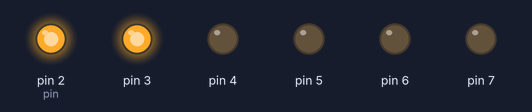
Bench run of a sketch on a simulated Arduino Uno, built with avr-gcc and run on an emulated ATmega328P. On the bench: output pins drawn as LEDs (lit = HIGH).

Above: at 0.07 s.
At 0.22 s:
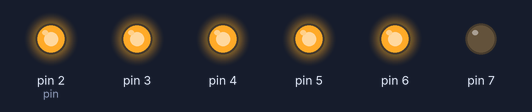
At 0.5 s:
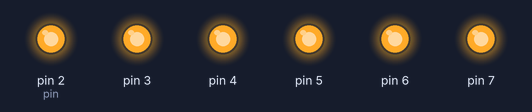
At 3.87 s:
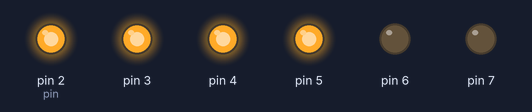
At 4.02 s:
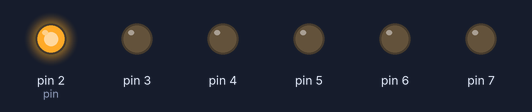
At 8.6 s:
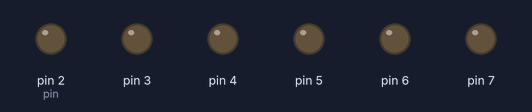
Timing chart, 0 to 9.9 s (numbered marks = the images above):
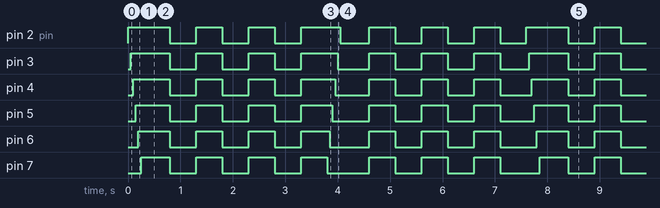

The sketch:

LED4_flash.ino
```cpp
//從pin2開始，共宣告6個腳位
int pin = 2;
int num = 6;

void setup() {
  // put your setup code here, to run once:
  for (int i = pin; i < pin + num; i++)
    pinMode(i, OUTPUT);
}

void loop() {
  // put your main code here, to run repeatedly:
  //從右至左全亮
  for (int i = pin; i < pin + num; i++)
  {
    digitalWrite(i, HIGH);
    delay(50);
  }
  delay(500);

  for (int i = 0; i < 3; i++)
  {
    for (int i = pin + num - 1; i >= pin; i--)
      digitalWrite(i, LOW);
    delay(500);
    for (int i = pin; i < pin + num; i++)
      digitalWrite(i, HIGH);
    delay(500);
  }
  //從左至右全暗
  for (int i = pin + num - 1; i >= pin; i--)
  {
    digitalWrite(i, LOW);
    delay(50);
  }
  delay(500);
  for (int i = 0; i < 3; i++)
  {
    for (int i = pin; i < pin + num; i++)
      digitalWrite(i, HIGH);
    delay(500);
    for (int i = pin + num - 1; i >= pin; i--)
      digitalWrite(i, LOW);
    delay(500);

  }
}
```

Measured:
- by itself, pin 7: repeats every 7.6 s: 3 × (LOW 0.50 s, HIGH 0.50 s), LOW 0.80 s, 2 × (HIGH 0.50 s, LOW 0.50 s), HIGH 0.50 s, LOW 0.75 s, HIGH 0.55 s
- by itself, pin 2 (pin): repeats every 7.6 s: 2 × (LOW 0.50 s, HIGH 0.50 s), LOW 0.50 s, HIGH 0.75 s, LOW 0.55 s, 3 × (HIGH 0.50 s, LOW 0.50 s), HIGH 0.80 s
- by itself, pin 3: repeats every 7.6 s: 2 × (LOW 0.50 s, HIGH 0.50 s), LOW 0.50 s, HIGH 0.70 s, LOW 0.60 s, 2 × (HIGH 0.50 s, LOW 0.50 s), HIGH 0.50 s, LOW 0.55 s, HIGH 0.75 s
